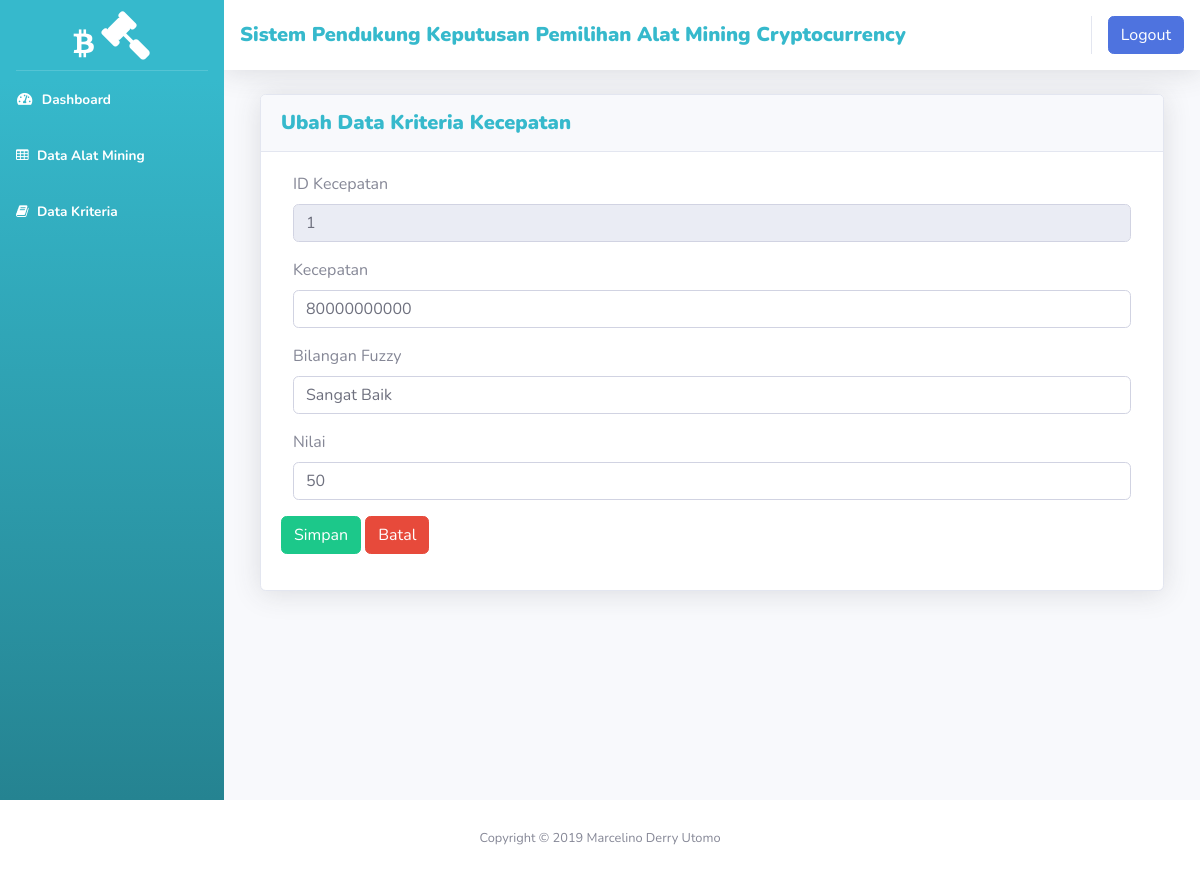
/admin/data_kriteria_kecepatan_ubah.php?id_kecepatan=1, run on the app's committed database.
### tables this page shows
CREATE TABLE `kriteriakecepatan` (
  `id_kecepatan` int(11) NOT NULL,
  `kecepatan` varchar(20) NOT NULL,
  `bilanganfuzzy` varchar(15) NOT NULL,
  `nilai` varchar(5) NOT NULL
);

### admin/data_kriteria_kecepatan_ubah.php (the view, shortened to what this page needs)
<?php include_once 'atribut/head.php'; ?>
<?php
$idkecep   = $_GET['id_kecepatan'];
$sql       = "SELECT * FROM kriteriakecepatan WHERE id_kecepatan = '$idkecep'";
$query     = mysqli_query($konek, $sql);
$row       = mysqli_fetch_array($query);
?>
<div id="wrapper">
  <?php include_once 'atribut/sidebar.php'; ?>
  <div id="content-wrapper" class="d-flex flex-column">
    <div id="content">
      <?php include_once 'atribut/navbar.php'; ?>
      <div class="container-fluid">
        <div class="col-xl-12  col-lg-8">
          <div class="card shadow mb-4">
            <div class="card-header py-3 d-flex flex-row align-items-center justify-content-between">
              <h5 class="m-0 font-weight-bold text-info"> <b> Ubah Data Kriteria Kecepatan </b></h5>
            </div>
            <div class="card-body">
              <form class="form" method="post">
                <div class="form-group">
                  <label class="control-label col-md-12 col-sm-12 col-xs-12">ID Kecepatan</label>
                  <div class="col-md-12 col-sm-12 col-xs-12">
                    <input class="form-control" type="text" name="idkecep" value="<?php echo $row['id_kecepatan']; ?>"
                      readonly="readonly">
                  </div>
                </div>
                <div class="form-group">
                  <label class="control-label col-md-12 col-sm-12 col-xs-12">Kecepatan</label>
                  <div class="col-md-12 col-sm-12 col-xs-12">
                    <input class="form-control" type="text" name="kecep" value="<?php echo $row['kecepatan']; ?>">
                  </div>
                </div>
                <div class="form-group">
                  <label class="control-label col-md-12 col-sm-12 col-xs-12">Bilangan Fuzzy</label>
                  <div class="col-md-12 col-sm-12 col-xs-12">
                    <input class="form-control" type="text" name="bilfuzzy"
                      value="<?php echo $row['bilanganfuzzy']; ?>">
                  </div>
                </div>
                <div class="form-group">
                  <label class="control-label col-md-12 col-sm-12 col-xs-12">Nilai</label>
                  <div class="col-md-12 col-sm-12 col-xs-12">
                    <input class="form-control" type="text" name="nilai" value="<?php echo $row['nilai']; ?>">
                  </div>
                </div>
                <input class="btn btn-success" type="submit" name="simpan" value="Simpan">
                <a href="data_kriteria.php">
                  <button type="button" name="button" class="btn btn-danger">Batal</button>
                </a>
              </form>
            </div>
          </div>
        </div>
      </div>
    </div>
  </div>
</div>
<footer class="sticky-footer bg-white">
  <div class="container my-auto">
    <div class="copyright text-center my-auto">
      <span>Copyright &copy; 2019 Marcelino Derry Utomo</span>
    </div>
  </div>
</footer>
<?php include_once 'atribut/foot.php'; ?>

### data on the page
kriteriakecepatan: idkecep "1", kecep "80000000000", bilfuzzy "Sangat Baik", nilai "50"
